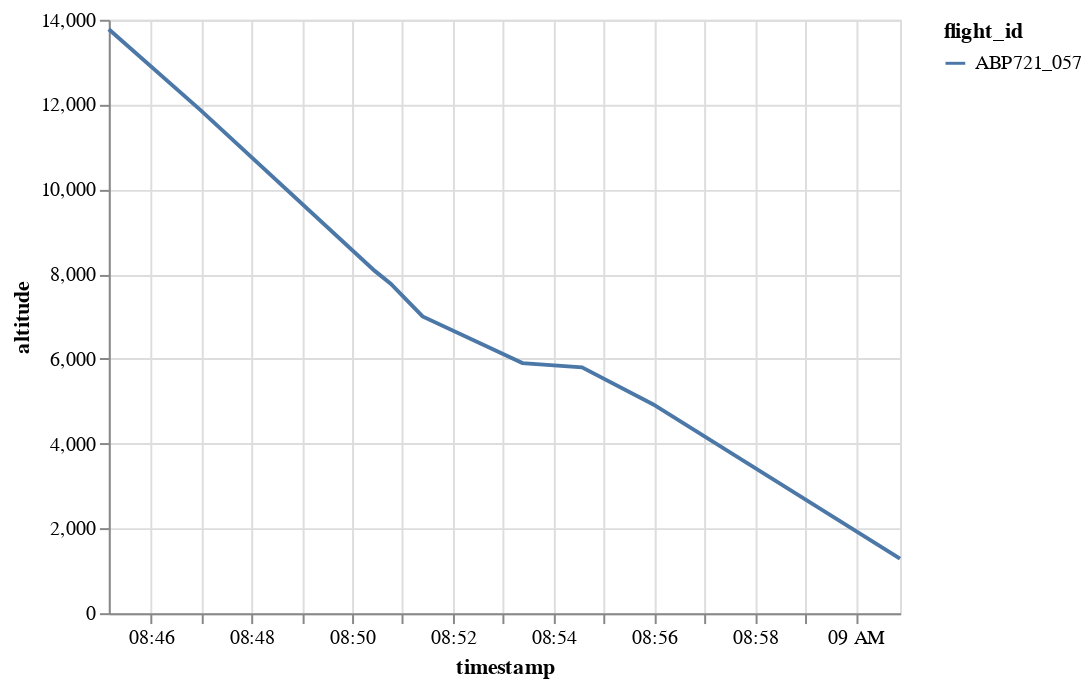

Notebook code for this chart:
### Code cell
t[0].chart().encode(alt.Y("altitude"), alt.X("timestamp"), alt.Color("flight_id"))

### Figure 1 — Vega-Lite specification as saved in the notebook (floating-point values rounded to 4 significant figures)
{"config": {"view": {"continuousWidth": 400, "continuousHeight": 300}}, "data": {"name": "data-8af48402470863d7291c522976736194"}, "mark": "line", "encoding": {"color": {"type": "nominal", "field": "flight_id"}, "x": {"type": "temporal", "field": "timestamp"}, "y": {"type": "quantitative", "field": "altitude"}}, "$schema": "https://vega.github.io/schema/vega-lite/v4.8.1.json", "datasets": {"data-8af48402470863d7291c522976736194": [{"timestamp": "2019-10-31T08:45:10+00:00", "altitude": 13770.0, "callsign": "ABP721", "geoaltitude": 14120.0, "groundspeed": 357.4, "icao24": "49d044", "lastseen": "2019-10-31T09:02:19+00:00", "latitude": 48.12, "longitude": 8.728, "onground": false, "origin": "LKPR", "track": 219.4, "vertical_rate": -1088.0, "distance": 39.88, "flight_id": "ABP721_057", "runway": "14", "initial_bearing": 190.6, "initial_flow": "162-216", "simple": true, "track_unwrapped": 219.4, "x": 479700.0, "y": 5330000.0, "timedelta": 0.0, "cluster": 15, "navpoints": "RILAX,38LOC,ZH064,D337B"}, {"timestamp": "2019-10-31T08:46:59+00:00", "altitude": 11880.0, "callsign": "ABP721", "geoaltitude": 12220.0, "groundspeed": 340.3, "icao24": "49d044", "lastseen": "2019-10-31T09:02:19+00:00", "latitude": 47.98, "longitude": 8.567, "onground": false, "origin": "LKPR", "track": 191.0, "vertical_rate": -960.0, "distance": 30.83, "flight_id": "ABP721_057", "runway": "14", "initial_bearing": 190.6, "initial_flow": "162-216", "simple": true, "track_unwrapped": 191.0, "x": 467700.0, "y": 5314000.0, "timedelta": 109.0, "cluster": 15, "navpoints": "RILAX,38LOC,ZH064,D337B"}, {"timestamp": "2019-10-31T08:50:27+00:00", "altitude": 8075.0, "callsign": "ABP721", "geoaltitude": 8450.0, "groundspeed": 259.4, "icao24": "49d044", "lastseen": "2019-10-31T09:02:19+00:00", "latitude": 47.69, "longitude": 8.566, "onground": false, "origin": "LKPR", "track": 217.8, "vertical_rate": -1024.0, "distance": 13.76, "flight_id": "ABP721_057", "runway": "14", "initial_bearing": 190.6, "initial_flow": "162-216", "simple": true, "track_unwrapped": 217.8, "x": 467400.0, "y": 5282000.0, "timedelta": 317.0, "cluster": 15, "navpoints": "RILAX,38LOC,ZH064,D337B"}, {"timestamp": "2019-10-31T08:50:46+00:00", "altitude": 7775.0, "callsign": "ABP721", "geoaltitude": 8100.0, "groundspeed": 255.4, "icao24": "49d044", "lastseen": "2019-10-31T09:02:19+00:00", "latitude": 47.68, "longitude": 8.539, "onground": false, "origin": "LKPR", "track": 255.3, "vertical_rate": -1088.0, "distance": 13.07, "flight_id": "ABP721_057", "runway": "14", "initial_bearing": 190.6, "initial_flow": "162-216", "simple": true, "track_unwrapped": 255.3, "x": 465400.0, "y": 5281000.0, "timedelta": 336.0, "cluster": 15, "navpoints": "RILAX,38LOC,ZH064,D337B"}, {"timestamp": "2019-10-31T08:51:24+00:00", "altitude": 7000.0, "callsign": "ABP721", "geoaltitude": 7350.0, "groundspeed": 234.3, "icao24": "49d044", "lastseen": "2019-10-31T09:02:19+00:00", "latitude": 47.69, "longitude": 8.476, "onground": false, "origin": "LKPR", "track": 289.1, "vertical_rate": -1024.0, "distance": 13.71, "flight_id": "ABP721_057", "runway": "14", "initial_bearing": 190.6, "initial_flow": "162-216", "simple": true, "track_unwrapped": 289.1, "x": 460600.0, "y": 5282000.0, "timedelta": 374.0, "cluster": 15, "navpoints": "RILAX,38LOC,ZH064,D337B"}, {"timestamp": "2019-10-31T08:53:23+00:00", "altitude": 5900.0, "callsign": "ABP721", "geoaltitude": 6225.0, "groundspeed": 199.9, "icao24": "49d044", "lastseen": "2019-10-31T09:02:19+00:00", "latitude": 47.76, "longitude": 8.346, "onground": false, "origin": "LKPR", "track": 289.0, "vertical_rate": -320.0, "distance": 19.6, "flight_id": "ABP721_057", "runway": "14", "initial_bearing": 190.6, "initial_flow": "162-216", "simple": true, "track_unwrapped": 289.0, "x": 451000.0, "y": 5290000.0, "timedelta": 493.0, "cluster": 15, "navpoints": "RILAX,38LOC,ZH064,D337B"}, {"timestamp": "2019-10-31T08:54:34+00:00", "altitude": 5800.0, "callsign": "ABP721", "geoaltitude": 6125.0, "groundspeed": 181.4, "icao24": "49d044", "lastseen": "2019-10-31T09:02:19+00:00", "latitude": 47.72, "longitude": 8.279, "onground": false, "origin": "LKPR", "track": 191.1, "vertical_rate": 192.0, "distance": 19.0, "flight_id": "ABP721_057", "runway": "14", "initial_bearing": 190.6, "initial_flow": "162-216", "simple": true, "track_unwrapped": 191.1, "x": 445900.0, "y": 5286000.0, "timedelta": 564.0, "cluster": 15, "navpoints": "RILAX,38LOC,ZH064,D337B"}, {"timestamp": "2019-10-31T08:55:59+00:00", "altitude": 4925.0, "callsign": "ABP721", "geoaltitude": 5250.0, "groundspeed": 193.3, "icao24": "49d044", "lastseen": "2019-10-31T09:02:19+00:00", "latitude": 47.65, "longitude": 8.307, "onground": false, "origin": "LKPR", "track": 146.4, "vertical_rate": -640.0, "distance": 14.82, "flight_id": "ABP721_057", "runway": "14", "initial_bearing": 190.6, "initial_flow": "162-216", "simple": true, "track_unwrapped": 146.4, "x": 448000.0, "y": 5278000.0, "timedelta": 649.0, "cluster": 15, "navpoints": "RILAX,38LOC,ZH064,D337B"}, {"timestamp": "2019-10-31T09:00:53+00:00", "altitude": 1288.0, "callsign": "ABP721", "geoaltitude": 1675.0, "groundspeed": 138.6, "icao24": "49d044", "lastseen": "2019-10-31T09:02:19+00:00", "latitude": 47.48, "longitude": 8.534, "onground": false, "origin": "LKPR", "track": 136.8, "vertical_rate": -704.0, "distance": 1.286, "flight_id": "ABP721_057", "runway": "14", "initial_bearing": 190.6, "initial_flow": "162-216", "simple": true, "track_unwrapped": 136.8, "x": 464900.0, "y": 5259000.0, "timedelta": 943.0, "cluster": 15, "navpoints": "RILAX,38LOC,ZH064,D337B"}]}}
